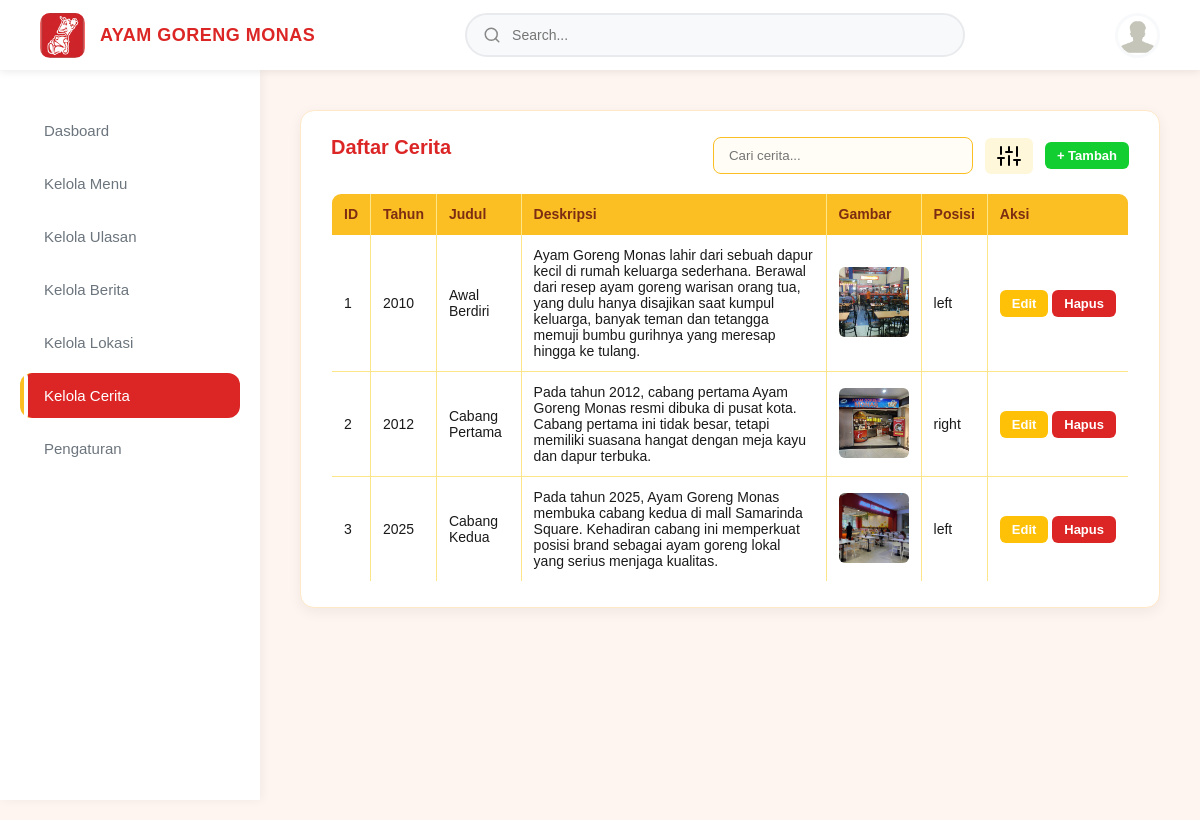
Screenshot of /Admin/story/manage_story.php with the database file from the repository.
### tables this page shows
CREATE TABLE `story_timeline` (
  `id` int NOT NULL,
  `tahun` varchar(10) NOT NULL,
  `judul` varchar(255) NOT NULL,
  `deskripsi` text NOT NULL,
  `gambar` varchar(255) NOT NULL,
  `posisi` enum('left','right') NOT NULL DEFAULT 'left'
);

### Admin/story/manage_story.php (the view, shortened to what this page needs)
<?php
include "../../conn.php";
$story = mysqli_query($conn, "SELECT * FROM story_timeline ORDER BY id ASC");
?>
<!DOCTYPE html>
<html lang="en">
<head>
  <link rel="stylesheet" href="../style_admin/manage_menu.css" />
</head>
<body>
<?php
include "../layout/header_admin.php";
include "../layout/sidebar_admin.php";
?>
<section class="main-content">
  <div class="table-section">
    <div class="table-header">
      <h2>Daftar Cerita</h2>
      <div class="table-tools">
        <input type="text" placeholder="Cari cerita..." class="search-menu">
        <button class="filter-btn">
          <i data-feather="sliders"></i>
        </button>
        <a href="tambah_story.php">
          <button class="add-btn">+ Tambah</button>
        </a>
      </div>
    </div>
    <table border="1" cellpadding="8">
      <tr>
        <th>ID</th>
        <th>Tahun</th>
        <th>Judul</th>
        <th>Deskripsi</th>
        <th>Gambar</th>
        <th>Posisi</th>
        <th>Aksi</th>
      </tr>
      <?php while ($row = mysqli_fetch_assoc($story)) { ?>
      <?php
    $deskripsi = nl2br(htmlspecialchars($row['deskripsi']));
    $gambar = "-";
    if (!empty($row['gambar'])) {
        $path1 = "../../image/" . $row['gambar'];
        $path2 = "../../Source/" . $row['gambar'];
        $path3 = "../image/" . $row['gambar'];
        if (file_exists($path1)) {
            $gambar = "<img class='menu-img' src='$path1'>";
        }
        else if (file_exists($path2)) {
            $gambar = "<img class='menu-img' src='$path2'>";
        }
        else if (file_exists($path3)) {
            $gambar = "<img class='menu-img' src='$path3'>";
        }
    }
?>
      <tr>
        <td><?= $row['id']; ?></td>
        <td><?= htmlspecialchars($row['tahun']); ?></td>
        <td><?= htmlspecialchars($row['judul']); ?></td>
        <td><?= $deskripsi; ?></td>
        <td><?= $gambar; ?></td>
        <td><?= $row['posisi']; ?></td>
        <td style="white-space: nowrap;">
          <a href="edit_story.php?id=<?= $row['id']; ?>" style="display: inline-block; text-decoration: none;">
            <button class='edit-btn'>Edit</button>
          </a>
          <button class='delete-btn' onclick="showDeleteConfirmation(<?= $row['id']; ?>, '<?= htmlspecialchars($row['judul'], ENT_QUOTES); ?>', 'story_timeline')">
            Hapus
          </button>
        </td>
      </tr>
      <?php } ?>
    </table>
  </div>
</section>
</body>
</html>

### Admin/style_admin/manage_menu.css (style rules this page uses)
* { margin: 0; padding: 0; box-sizing: border-box; font-family: "Poppins", sans-serif; }
body { background: #FFF5F0; color: #1a1a1a; }
.main-content { margin-left: 260px; margin-top: 70px; padding: 30px; min-height: calc(100vh - 70px); }
.menu-img { width: 75px; height: 75px; border-radius: 8px; object-fit: cover; }
.main-content { margin-left: 260px; margin-top: 90px; padding: 20px 40px; }
.table-section { background: #ffffff; padding: 25px 30px; border-radius: 14px; box-shadow: 0 4px 14px rgba(0,0,0,0.06); border: 1px solid #FFE8C7; }
.table-header { display: flex; align-items: center; justify-content: space-between; margin-bottom: 18px; }
.table-tools { display: flex; align-items: center; gap: 12px; margin-left: 100px; }
.search-menu { padding: 10px 15px; width: 260px; border-radius: 8px; border: 1px solid #FBBF24; background: #FFFDF5; }
.filter-btn { padding: 10px 12px; border-radius: 8px; border: 1px solid #F59E0B; background: #FFF7DA; cursor: pointer; display: flex; align-items: center; }
.add-btn { background: #12ce31 !important; color: white; border: none; padding: 10px 16px; border-radius: 8px; font-weight: 600; cursor: pointer; }
.edit-btn { background: #FFC107 !important; }
.delete-btn { background: rgb(220, 38, 38); }
.table-section table { border: 1px solid #FBBF24; }
.table-section th, .table-section td { border-right: 1px solid #FDE68A; }
.table-section tr:last-child td { border-bottom: none; }
.table-section th:last-child, .table-section td:last-child { border-right: none; }
.table-section h2 { font-size: 20px; font-weight: 700; color: #DC2626; margin-bottom: 16px; }
.table-section table { width: 100%; border-collapse: collapse; overflow: hidden; border-radius: 10px; }
.table-section th { background: #FBBF24; padding: 12px; text-align: left; color: #7C2D12; font-size: 14px; }
.table-section td { padding: 12px; background: #FFF; border-bottom: 1px solid #FDE68A; font-size: 14px; }
.table-section img { border-radius: 6px; width: 70px; height: 70px; object-fit: cover; }
.table-section button { padding: 6px 12px; border-radius: 6px; border: none; cursor: pointer; font-size: 13px; font-weight: 600; }
.table-section button:first-child { background: #FB923C; color: white; }
.table-section button:last-child { background: #DC2626; color: white; }

### rows the page displays
story_timeline: id "1", tahun "2010", judul "Awal Berdiri", deskripsi "Ayam Goreng Monas lahir dari sebuah dapur kecil di rumah keluarga sederhana. Berawal dari resep ayam goreng warisan orang tua, yang dulu hanya disajikan saat kumpul keluarga, banyak teman dan tetangga memuji bumbu gurihnya yang meresap hingga ke tulang.", gambar (picture), posisi "left"
story_timeline: id "2", tahun "2012", judul "Cabang Pertama", deskripsi "Pada tahun 2012, cabang pertama Ayam Goreng Monas resmi dibuka di pusat kota. Cabang pertama ini tidak besar, tetapi memiliki suasana hangat dengan meja kayu dan dapur terbuka.", gambar (picture), posisi "right"
story_timeline: id "3", tahun "2025", judul "Cabang Kedua", deskripsi "Pada tahun 2025, Ayam Goreng Monas membuka cabang kedua di mall Samarinda Square. Kehadiran cabang ini memperkuat posisi brand sebagai ayam goreng lokal yang serius menjaga kualitas.", gambar (picture), posisi "left"
